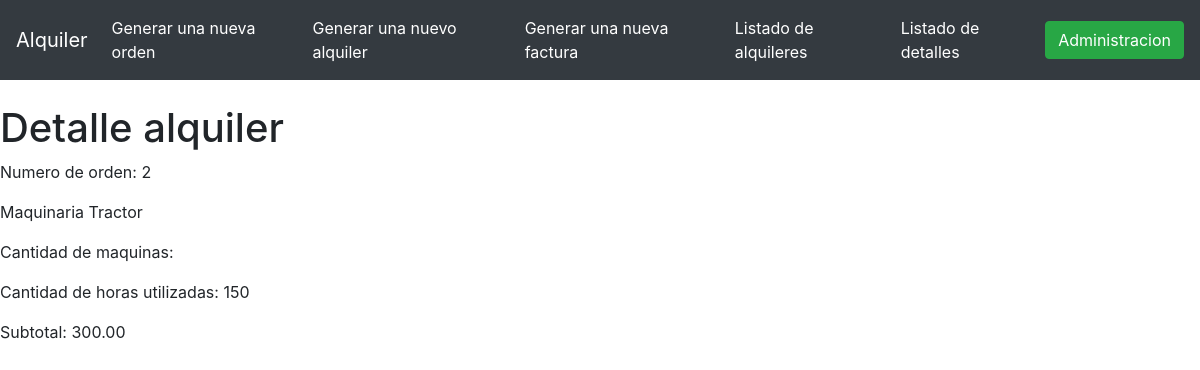
The app's page /detalleinfo/2 with its own data.
### renta/models.py (models this page shows, shortened)
class Detalle_Alquiler(models.Model):
    orden=models.ForeignKey(Alquiler,on_delete=models.PROTECT)
    maquinaria=models.ForeignKey(Maquinaria,on_delete=models.CASCADE)
    cantidad_maquinas=models.PositiveIntegerField(default=1)
    cantidad_horas=models.IntegerField(blank=True,null=True)
    subtotal=models.DecimalField(max_digits=6,decimal_places=2,blank=True,null=True)
    class Meta:
        verbose_name = 'Detalle_Alquiler'
        verbose_name_plural = 'Detalle_Alquilers'

class Alquiler(models.Model):
    ESTADO_ALQUILER=[
        ("re", "recivida"),
        ("pa", "pagada"),
        ("pr","proceso"),
    ]
    fecha_alquiler=models.DateField(auto_now_add=True)
    maquinaria=models.ManyToManyField(Maquinaria,through="Detalle_Alquiler")
    estado=models.CharField(max_length=3,choices=ESTADO_ALQUILER,default="re")
    total=models.DecimalField(max_digits=6,decimal_places=2,blank=True,null=True)
    class Meta:
        verbose_name = 'Alquiler'
        verbose_name_plural = 'Alquilers'
    def __str__(self):
        return str(self.id)

### maquinaria/models.py (models this page shows, shortened)
class Maquinaria(models.Model):
    nombre_maquinaria=models.CharField(max_length=60)
    imagen=models.ImageField(upload_to="images")
    tipo_maquinaria=models.ForeignKey(Tipo_Maquinaria,on_delete=models.PROTECT)
    fraccion_tiempo=models.DecimalField(max_digits=6,decimal_places=2,verbose_name="Precio por hora")
    marca=models.CharField(max_length=40)
    ESTADO_OPCION=[
        ("D","Disponible"),
        ("A","Alquilada"),
    ]
    estado=models.CharField(max_length=4,choices=ESTADO_OPCION)
    class Meta:
        verbose_name = 'Maquinaria'
        verbose_name_plural = 'Maquinarias'
    def __str__(self):
       return self.nombre_maquinaria

### renta/views.py (the view)
# urls.py: path("detalleinfo/<int:pk>", views.Detalle_AlquilerDetailView.as_view(), name="detalle_detalle"),
class Detalle_AlquilerDetailView(generic.DetailView):
    model = Detalle_Alquiler
    template_name = "info_detalle.html"

### renta/templates/info_detalle.html (shortened to what this page needs)
<!DOCTYPE html>
<html lang="en">
<head>
    <link rel="stylesheet" href="https://stackpath.bootstrapcdn.com/bootstrap/4.3.1/css/bootstrap.min.css">
    {% load static  %}
</head>
<body>
        <nav class="navbar navbar-expand-lg navbar navbar-dark bg-dark">
                <a class="navbar-brand" href="/renta">Alquiler</a>
                <div class="collapse navbar-collapse" id="navbarSupportedContent">
                  <ul class="navbar-nav mr-auto">
                     <li class="nav-item active">
                      <a class="nav-link" href="/alquiler">Generar una nueva orden<span class="sr-only">(current)</span></a>
                    </li>
                    <li class="nav-item active">
                            <a class="nav-link" href="/detalle">Generar una nuevo alquiler<span class="sr-only">(current)</span></a>
                          </li>
                    <li class="nav-item active">
                      <a class="nav-link" href="/factura">Generar una nueva factura<span class="sr-only">(current)</span></a>
                    </li>
                    <li class="nav-item active">
                      <a class="nav-link" href="/listalquiler">Listado de alquileres<span class="sr-only">(current)</span></a>
                    </li>
                    <li class="nav-item active">
                        <a class="nav-link" href="/l_detalle">Listado de detalles<span class="sr-only">(current)</span></a>
                      </li>
                  </ul>
                  <form class="form-inline my-2 my-lg-0">
                      <a href="/cliente/menu" class="btn btn-success">Administracion</a>
                  </form>
                </div>
              </nav>
              <br>
    <h1>Detalle alquiler</h1>
    <p>Numero de orden: {{object.orden}}</p>
    <p>Maquinaria {{object.maquinaria}}</p>
    <p>Cantidad de maquinas: {{object.cantidad_maquinasl}}</p>
    <p>Cantidad de horas utilizadas: {{object.cantidad_horas}}</p>
    <p>Subtotal: {{object.subtotal}}</p>
</body>
</html>

### records on screen
Detalle_Alquiler: orden "2", maquinaria "Tractor", cantidad_horas "150", subtotal "300.00"
